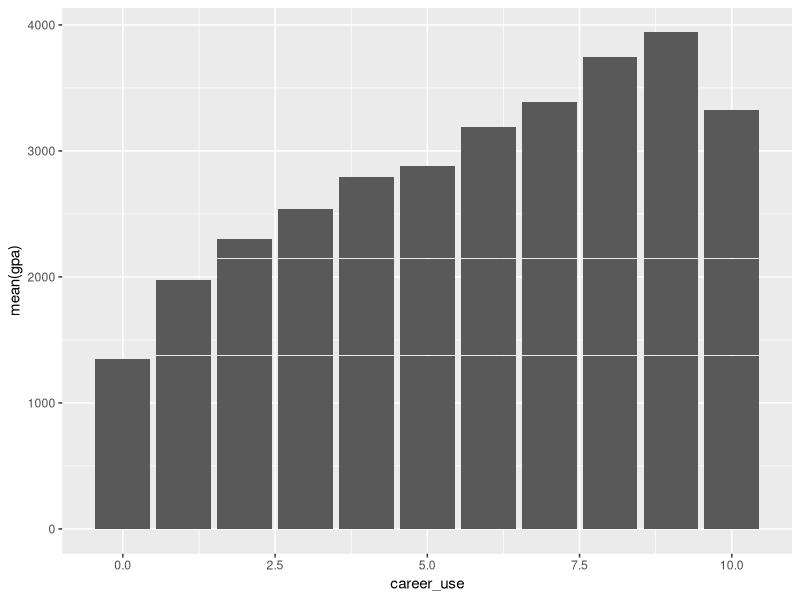
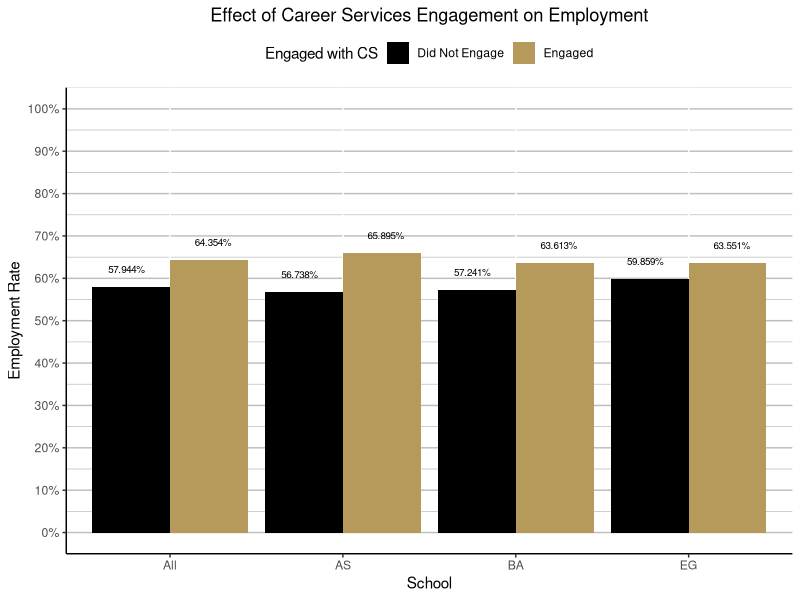
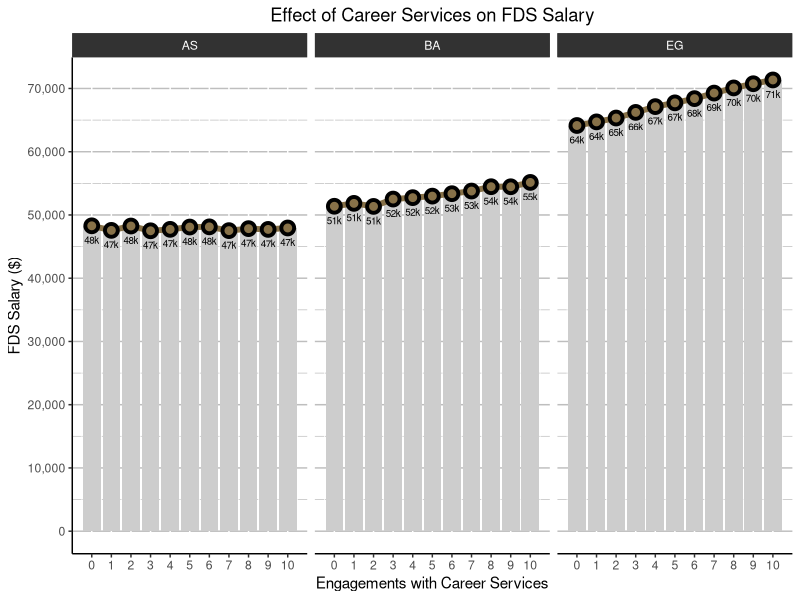

Here is the R script that generated these plots, in order:
## ---- chunk 1
knitr::opts_chunk$set(echo = TRUE,message=FALSE,warning=FALSE)
library(ggplot2)
## ---- chunk 2

set.seed(100) #specify number generator for 'random' numbers for reproducibility
n_students <- 1000 #number of grads
terms <- sort(rep(c(paste0(2014:2018,"10"),paste0(2013:2017,"40")),n_students))
n_terms <- length(unique(terms)) #number of terms generate
air_df <- data.frame(
  student_id = 1:(n_students*n_terms),
  term_code = terms,
  school = sample(c("BA","AS","EG"),size=n_students*n_terms,replace=TRUE),
  ATYP = rep(sample(c("F","T"),size=n_students,replace=TRUE),n_terms),
  sex = rep(sample(c("M","F"),prob=c(.55,.45),size=n_students,replace=TRUE),n_terms),
  residency = rep(sample(c("I","O"),size=n_students,replace=TRUE),n_terms),
  career_use = round(runif(n_students*n_terms,0,10)),
  post_grad_outcome = sample(c("Employed","Grad School","Still Seeking","Other"),prob=c(.64,.27,.07,.02),size=n_students*n_terms,replace=TRUE),
  
  # these vars are placeholders
  gpa = 0,
  salary = 0,
  stringsAsFactors = FALSE
)
air_df$gpa <- ifelse(air_df$ATYP=="F",
                     #intercept + slope*value + error/noise
                     #different slopes for a nice interaction effect
                     2.5 + .15*air_df$career_use + rnorm(n_students*n_terms,0,1),
                     3.7 + .01*air_df$career_use + rnorm(n_students*n_terms,0,1))
air_df$gpa = ifelse(air_df$gpa>4,runif(n_students*n_terms,3.2,4),air_df$gpa) # keep gpa under 4
air_df$gpa = ifelse(air_df$gpa<0,runif(n_students*n_terms,0,1),air_df$gpa) # keep gpa above 0

air_df$career_use <- ifelse(air_df$post_grad_outcome=="Employed",
                            #intercept + slope*value + error/noise
                            #different slopes for a nice interaction effect
                            sample(0:10
                                   ,prob=c(3:13)
                                   ,replace=TRUE
                                   ,size=length(
                                     air_df$career_use[air_df$post_grad_outcome=="Employed"])),
                            air_df$career_use)

air_df$salary <- ifelse(air_df$school=="EG",
                        #intercept + slope*value + error/noise
                        #different slopes for a nice interaction effect
                        64000 + 750*air_df$career_use + rnorm(n_students*n_terms,0,1000),
                        ifelse(air_df$school=="AS",
                               48000 + 10*air_df$career_use + rnorm(n_students*n_terms,0,4000),
                               51000 + 400*air_df$career_use + rnorm(n_students*n_terms,0,2700)))
air_df$salary <- ifelse(air_df$post_grad_outcome=="Employed",air_df$salary,NA)

## ---- chunk 3
ggplot(air_df,aes(x=career_use,y=mean(gpa))) +
  geom_col()

## ---- chunk 4
library(dplyr)
library(tidyr)
library(scales)
library(stringr)

air_df <- air_df %>%
  rename(admit_type = ATYP) %>%
  mutate(
    school_recode = recode(school,
           "AS" = "Arts and Sciences",
           "BA" = "Business",
           "EG" = "Engineering and Computer Science"),
    year = substr(term_code,1,4),
    term_type = 
      ifelse(
        substr(term_code,5,6)=="10",
        "Winter",
        "Fall"),
    term_desc = 
      ifelse(
        substr(term_code,5,6)=="10",
        paste("Winter",substr(term_code,1,4),sep=" "),
        paste("Fall",substr(term_code,1,4),sep=" ")),
    career_use_bin = ifelse(career_use>0,"Engaged","Did Not Engage"), #use case_when instead?
    pg_outcome_bin = case_when(post_grad_outcome %in% 
                                 c("Employed","Grad School") ~ TRUE
                               ,post_grad_outcome %in% 
                                 c("Still Seeking","Other") ~ FALSE
                               )
    )

## ---- chunk 5
cu_x_school_to_co_df <- air_df %>% 
  group_by(career_use_bin,school) %>%
  count(post_grad_outcome) %>%
  mutate(pct = n/sum(n)) %>%
  bind_rows(air_df %>% 
  group_by(career_use_bin) %>%
  count(post_grad_outcome) %>%
  mutate(pct = n/sum(n),
         school="All")) %>%
  filter(post_grad_outcome=="Employed")

ggplot(cu_x_school_to_co_df,
       aes(x=school,y=pct,fill=career_use_bin)) +
  geom_col(position="dodge") +
  geom_text(position = position_dodge(1), 
            vjust=-1.75,
            size = 2.5,
            aes(x = school,
                y = pct,
                group = career_use_bin,
                label=scales::percent(pct))) +
  labs(title = "Effect of Career Services Engagement on Employment",
       x="School",
       y="Employment Rate",
       fill = "Engaged with CS") + 
  scale_y_continuous(breaks=seq(0,1,0.1),limits = 0:1,
                     labels=scales::percent) +
  scale_fill_manual(values=c('black',"#B69A5B")) + 
  theme(panel.background = element_blank(),
        legend.position = "top",
        panel.grid.major.y = element_line(color="gray"),
        panel.grid.minor.y=element_line(color="gray"),
        axis.line   = element_line(colour="black"),
        plot.title = element_text(hjust = 0.5))

cu_x_school_to_sal_df <- air_df %>% 
  group_by(career_use,school) %>% 
  summarise(gpa_mean = mean(gpa),
            salary_median = median(salary,na.rm = TRUE))

ggplot(cu_x_school_to_sal_df,
       aes(x=career_use,y=salary_median)) +
  facet_grid(~school) +
  geom_col(fill="#cdcdcd") +
  geom_line(size=2,colour="#877148") +
  geom_point(size=3,color="black",fill = "#877148",stroke=2,shape=21) +
  geom_text(position = position_dodge(width = .7),
            vjust=2.25,
            size = 2.5,
            aes(x = career_use,
                y = salary_median,
                # group = p_outcome,
                label=paste0(substr(salary_median,1,2),"k"))) +
  labs(title = "Effect of Career Services on FDS Salary",
       x="Engagements with Career Services",
       y="FDS Salary ($)",
       fill = NULL) + 
  scale_y_continuous(breaks=seq(0,max(cu_x_school_to_sal_df$salary_median),10000),
                     labels=format(
                       seq(0,max(cu_x_school_to_sal_df$salary_median),10000),big.mark = ","),
                     minor_breaks = seq(0, max(cu_x_school_to_sal_df$salary_median),5000)) +
  scale_x_continuous(breaks=0:max(cu_x_school_to_sal_df$career_use)) +
  theme(panel.background = element_blank(),
        panel.grid.major.y = element_line(color="gray"),
        panel.grid.minor.y=element_line(color="gray"),
        axis.line   = element_line(colour="black"),
        strip.background = element_rect(colour="#323232", fill='#323232'),
        strip.text = element_text(color="white"),
        plot.title = element_text(hjust = 0.5))

## ---- chunk 6
